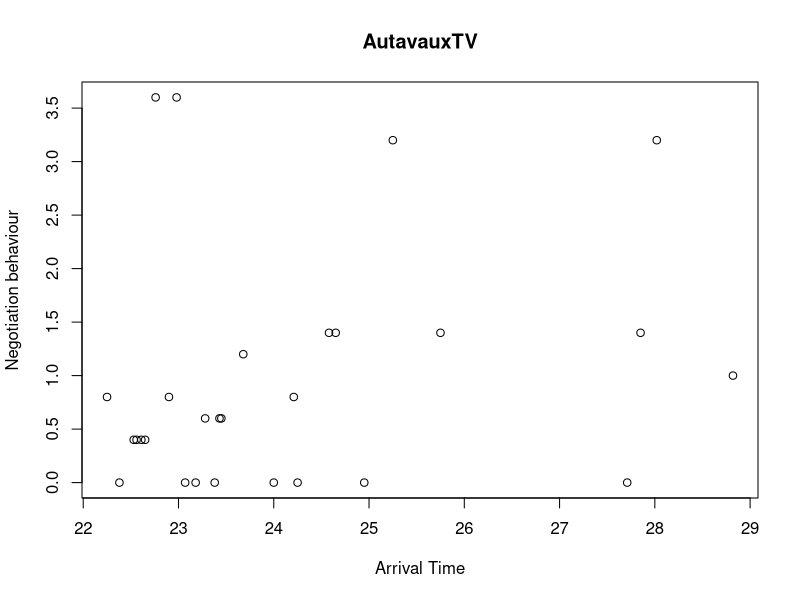
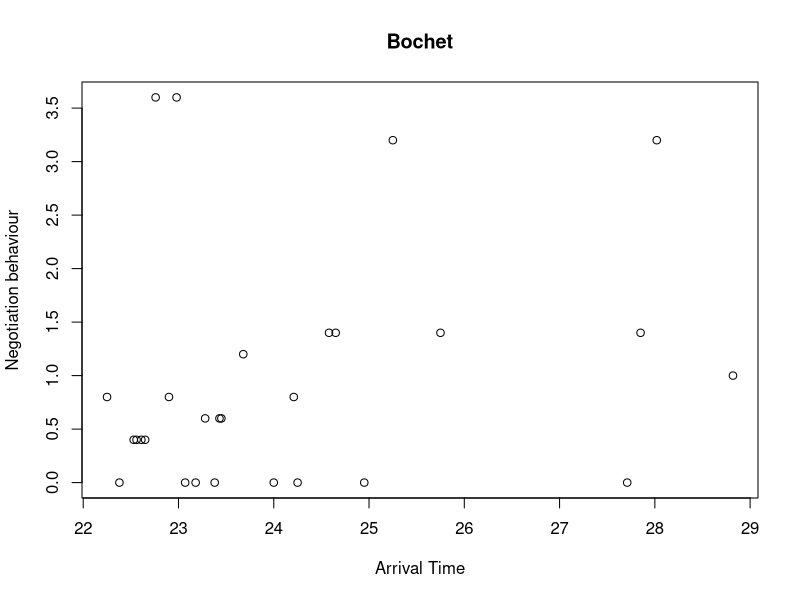
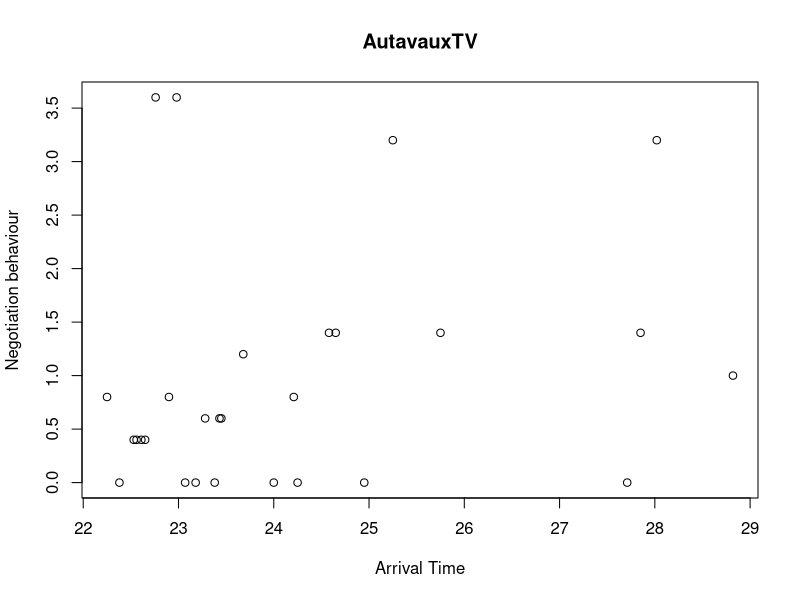
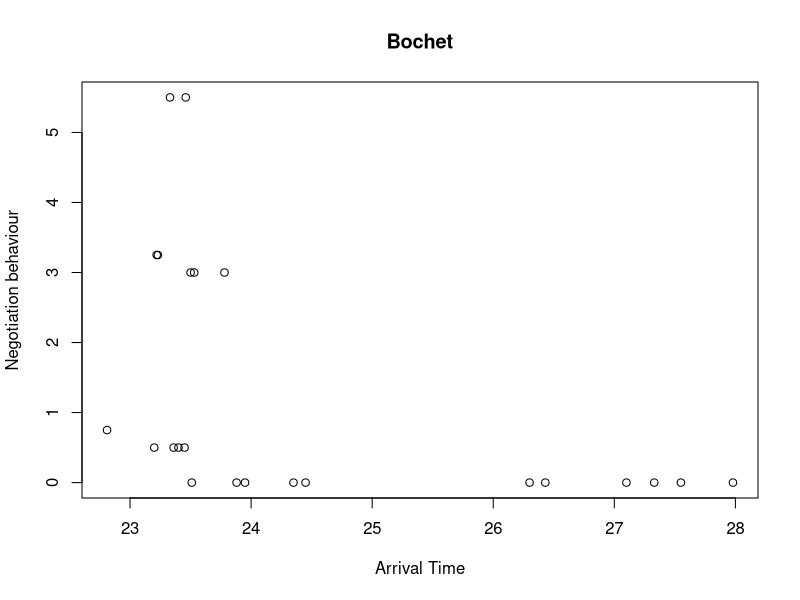
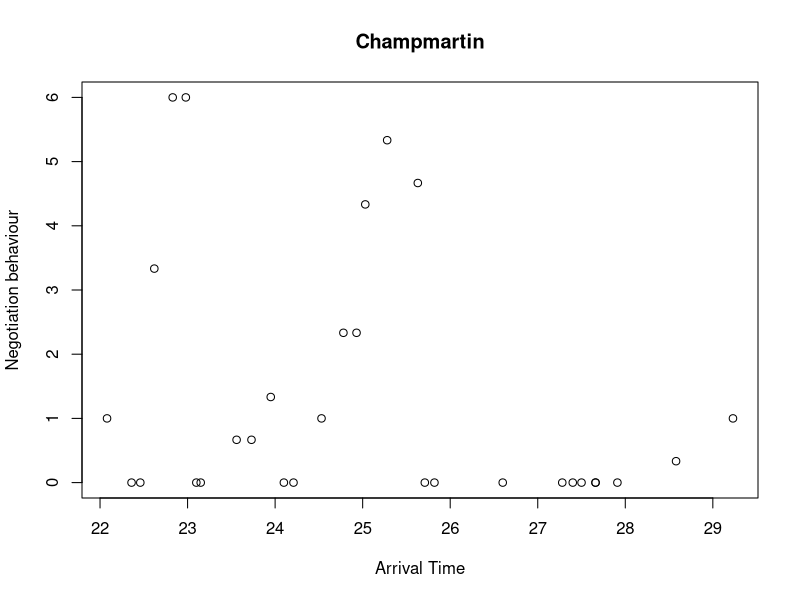
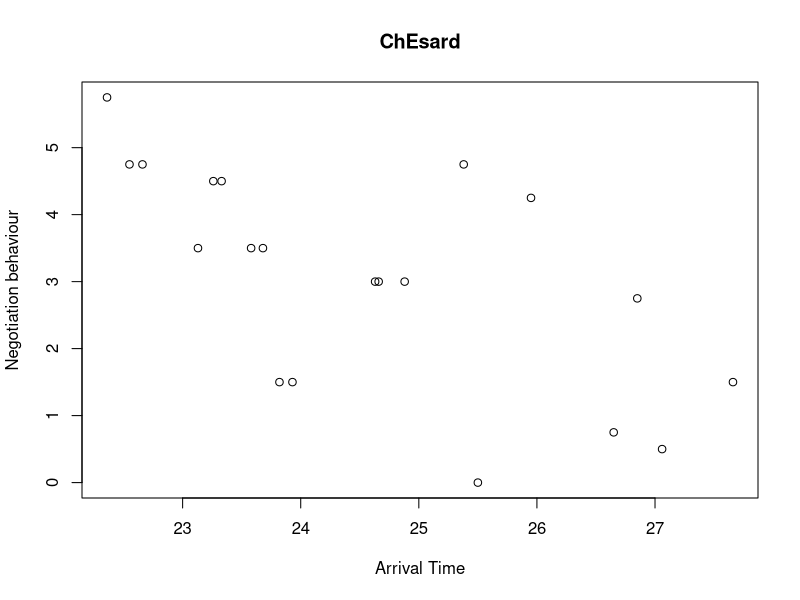
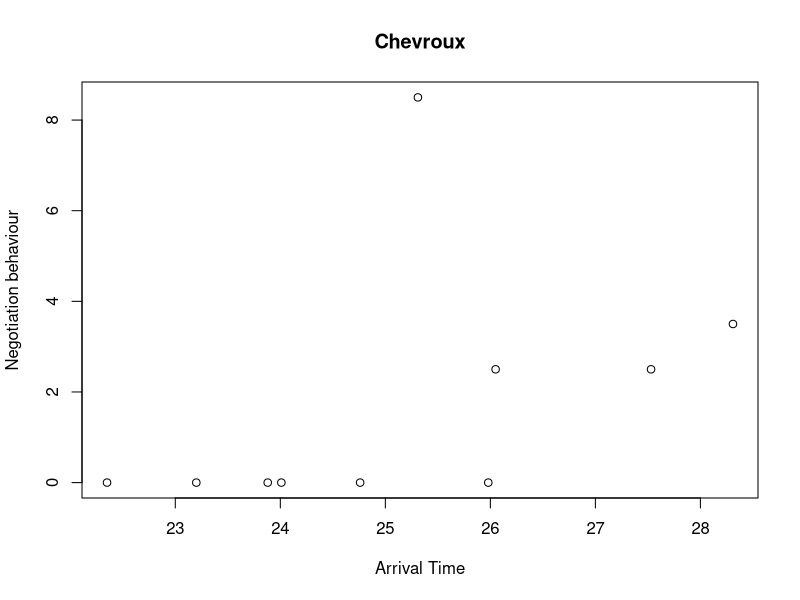
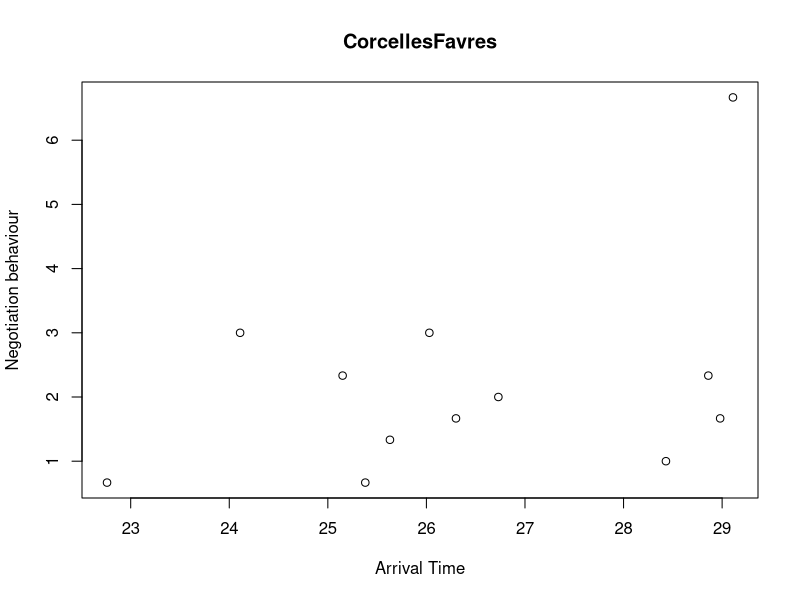

Write R code to recreate these figures, in order.
setwd('C:\\Users\\Admin')
Owls = read.table(file = "Owls.txt", header = TRUE)
names(Owls)
str(Owls)
unique(Owls$Nest)

Owls.ATV = Owls[Owls$Nest == "AutavauxTV",]
plot(x = Owls.ATV$ArrivalTime,
     y = Owls.ATV$NegPerChick,
     xlab = "Arrival Time",
     main = "AutavauxTV",
     ylab = "Negotiation behaviour")
Owls.Bot = Owls[Owls$Nest=="Bochet",]
plot(x = Owls.ATV$ArrivalTime,
     y = Owls.ATV$NegPerChick,
     xlab = "Arrival Time",
     main = "Bochet",
     ylab = "Negotiation behaviour")

Allnests = unique(Owls$Nest)
for (i in 1:27){
  Nest.i = Allnests[i]
  Owls.i = Owls[Owls$Nest == Nest.i,]
  YourFileName = paste(Nest.i,".jpg",sep = "")
  jpeg(file = YourFileName)
  plot(x = Owls.i$ArrivalTime, y = Owls.i$NegPerChick,
       xlab = "Arrival Time",
       main = Nest.i,
       ylab = "Negotiation behaviour"
  )
  dev.off()
}

